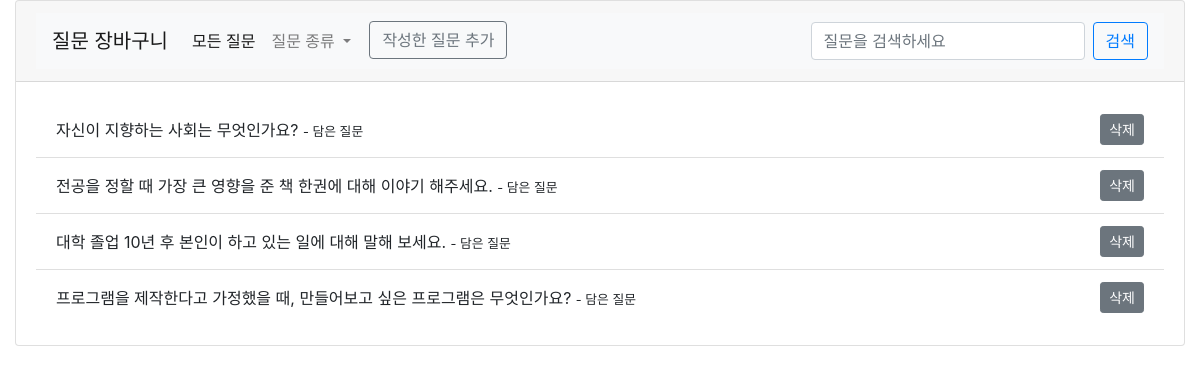
The app's page /website/myQuestion/ (signed in) with its own data.
### website/models.py (models this page shows, shortened)
class StudentQuestion(models.Model):
    id = models.AutoField(
        primary_key=True,
        unique=True,
        editable=False,
        verbose_name='pk'
    )
    student = models.ForeignKey(User, on_delete=models.CASCADE)
    question = models.ForeignKey(Question, on_delete=models.CASCADE)
    part =  models.IntegerField(null=True, blank=True, verbose_name='종류')
    teacher = models.ForeignKey(Teacher, null=True, blank=True, on_delete=models.CASCADE)

class Question(models.Model):
    id = models.AutoField(
        primary_key=True,
        unique=True,
        editable=False,
        verbose_name='pk'
    )
    question = models.CharField(max_length=100, null=True, blank=True, verbose_name='질문')
    department = models.IntegerField(null=True, blank=True, verbose_name='학과') # 0 : 공통질문
    def __str__(self):
        return self.question

### website/views.py (the view, shortened to what this page needs)
# urls.py: path('myQuestion/', views.myQuestion, name='myQuestion'),
@csrf_exempt
def myQuestion(request):
    question = StudentQuestion.objects.filter(student=request.session.get('user'))
    return render(request, 'myquestion.html', {'question':question})

### website/templates/myquestion.html (shortened to what this page needs)
{% load static %}
<!doctype html>
<html lang="en">
<head>
    <link href="https://cdn.jsdelivr.net/npm/bootstrap@4.5.3/dist/css/bootstrap.min.css" rel="stylesheet">
</head>
<body>
    <div class="container-fluid">
        <div class="card">
            <div class="card-header">
                <nav class="navbar navbar-expand-lg navbar-light bg-light">
                    <a class="navbar-brand" href="#">질문 장바구니</a>
                    <div class="collapse navbar-collapse" id="navbarSupportedContent">
                        <ul class="navbar-nav mr-auto">
                            <li class="nav-item active">
                                <a class="nav-link" href="{% url 'website:myQuestion' %}">모든 질문</a>
                            </li>
                            <li class="nav-item dropdown">
                                <a class="nav-link dropdown-toggle" href="#" id="navbarDropdown" role="button" data-toggle="dropdown" aria-haspopup="true" aria-expanded="false">
                                    질문 종류
                                </a>
                            </li>
                            <li class="nav-item">
                                <button class="btn btn-outline-secondary" type="button" style="margin-left: 10px;">작성한 질문 추가</button>
                            </li>
                        </ul>
                        <form method="POST" class="form-inline my-2 my-lg-0">
                            <input id="questionsearchinput" name="question_search" class="form-control mr-sm-2" type="search" placeholder="질문을 검색하세요" aria-label="검색">
                            <button id="questionsearchbutton" name="question_search_button" aria-activedescendant="" class="btn btn-outline-primary my-2 my-sm-0" type="submit">검색</button>
                        </form>
                    </div>
                </nav>
            </div>
            {% if question %}
            <div class="card-body">
                <ul class="list-group list-group-flush">
                    {% for questionList in question %}
                    <li class="list-group-item d-flex justify-content-between align-items-center">
                        <div>
                            {{questionList.question}}
                            {% if questionList.part == 1 %}
                            <small> - 작성한 질문</small>
                            {% elif questionList.part == 2 %}
                            <small> - 받은 질문</small>
                            {% else %}
                            <small> - 담은 질문</small>
                            {% endif %}
                        </div>
                        <button type="button" class="btn btn-secondary btn-sm" onclick="questionDeleteConfirm({{ questionList.id }})">삭제</button>
                    </li>
                    {% endfor %}
                </ul>
            </div>
            {% endif %}
        </div>
    </div>
</body></html>

### records on screen
StudentQuestion: question "자신이 지향하는 사회는 무엇인가요?", part "- 담은 질문"
StudentQuestion: question "전공을 정할 때 가장 큰 영향을 준 책 한권에 대해 이야기 해주세요.", part "- 담은 질문"
StudentQuestion: question "대학 졸업 10년 후 본인이 하고 있는 일에 대해 말해 보세요.", part "- 담은 질문"
StudentQuestion: question "프로그램을 제작한다고 가정했을 때, 만들어보고 싶은 프로그램은 무엇인가요?", part "- 담은 질문"
